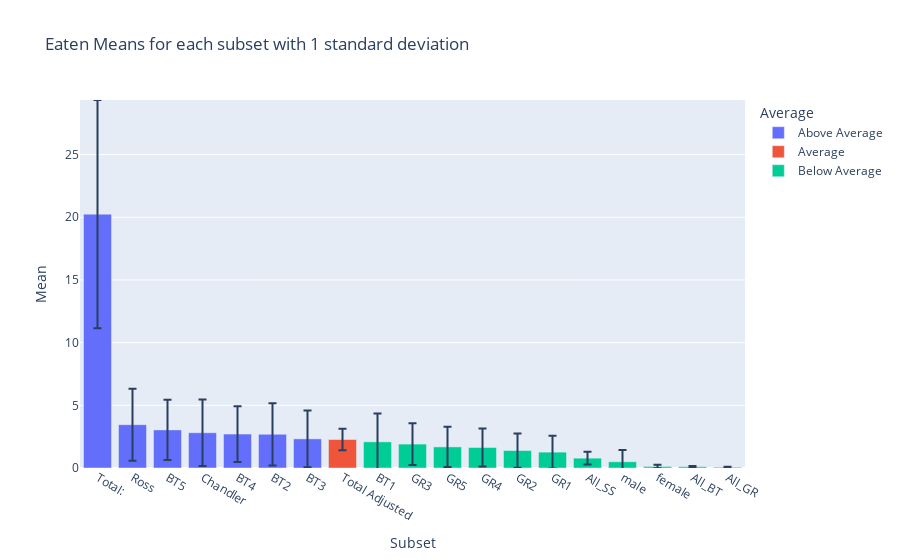

Notebook cell for this chart:
### Code cell
eat_pre["All_GR"] = eat_pre["All_GR"] / GR_sharks_feeding_pre
eat_pre["All_BT"] = eat_pre["All_BT"] / BT_sharks_feeding_pre
eat_pre["All_SS"] = eat_pre["All_SS"] / SS_sharks_feeding_pre
eat_pre["female"] = eat_pre["female"] / female_sharks_feeding_pre
eat_pre["male"] = eat_pre["male"] / male_sharks_feeding_pre
eat_pre["Total Adjusted"] = eat_pre["Total: "] / total_sharks_feeding_pre
eaten_means = pd.DataFrame(round(eat_pre.mean(), 3)).reset_index()
eaten_means.columns = ["Subset","Mean"]
eaten_means = eaten_means.sort_values(by = "Mean", ascending = False)
prop_average = eaten_means[eaten_means["Subset"]=="Total Adjusted"]["Mean"].values[0]
eaten_means = pd.merge(eaten_means,pd.melt(eat_pre.describe().loc[["std"]], var_name = "Subset",value_name = "Standard Deviation"), how = "outer", on = "Subset")
#drop_means["color"] = "blue"
Average = []
for i in eaten_means.Mean:
    if i > prop_average:
        Average.append("Above Average")
    elif i == prop_average:
        Average.append("Average")
    else:
        Average.append("Below Average")
eaten_means["Average"] = Average
max_y = (eaten_means[1:]["Mean"] + eaten_means["Standard Deviation"]).max()   
px.bar(eaten_means.iloc[1:,:], x = "Subset", y = "Mean", color = "Average", error_y = "Standard Deviation",range_y = [0,max_y],title = "Eaten Means for each subset with 1 standard deviation")

### Figure 1 — Plotly figure (JSON) as saved in the notebook; plotly's stock layout.template omitted (floating-point values rounded to 4 significant figures)
{"data": [{"alignmentgroup": "True", "error_y": {"array": [9.107, 2.872, 2.402, 2.658, 2.218, 2.484, 2.255]}, "hovertemplate": "Average=Above Average<br>Subset=%{x}<br>Mean=%{y}<extra></extra>", "legendgroup": "Above Average", "marker": {"color": "#636efa"}, "name": "Above Average", "offsetgroup": "Above Average", "orientation": "v", "showlegend": true, "textposition": "auto", "type": "bar", "x": ["Total: ", "Ross", "BT5", "Chandler", "BT4", "BT2", "BT3"], "xaxis": "x", "y": [20.25, 3.456, 3.04, 2.811, 2.703, 2.691, 2.323], "yaxis": "y"}, {"alignmentgroup": "True", "error_y": {"array": [0.8541]}, "hovertemplate": "Average=Average<br>Subset=%{x}<br>Mean=%{y}<extra></extra>", "legendgroup": "Average", "marker": {"color": "#EF553B"}, "name": "Average", "offsetgroup": "Average", "orientation": "v", "showlegend": true, "textposition": "auto", "type": "bar", "x": ["Total Adjusted"], "xaxis": "x", "y": [2.272], "yaxis": "y"}, {"alignmentgroup": "True", "error_y": {"array": [2.254, 1.666, 1.598, 1.511, 1.367, 1.309, 0.5044, 0.9415, 0.1365, 0.04839, 0.03166]}, "hovertemplate": "Average=Below Average<br>Subset=%{x}<br>Mean=%{y}<extra></extra>", "legendgroup": "Below Average", "marker": {"color": "#00cc96"}, "name": "Below Average", "offsetgroup": "Below Average", "orientation": "v", "showlegend": true, "textposition": "auto", "type": "bar", "x": ["BT1", "GR3", "GR5", "GR4", "GR2", "GR1", "All_SS", "male", "female", "All_BT", "All_GR"], "xaxis": "x", "y": [2.088, 1.909, 1.683, 1.635, 1.391, 1.266, 0.784, 0.499, 0.122, 0.103, 0.063], "yaxis": "y"}], "layout": {"barmode": "relative", "legend": {"title": {"text": "Average"}, "tracegroupgap": 0}, "title": {"text": "Eaten Means for each subset with 1 standard deviation"}, "xaxis": {"anchor": "y", "domain": [0, 1], "title": {"text": "Subset"}}, "yaxis": {"anchor": "x", "domain": [0, 1], "range": [0, 29.36], "title": {"text": "Mean"}}}}
